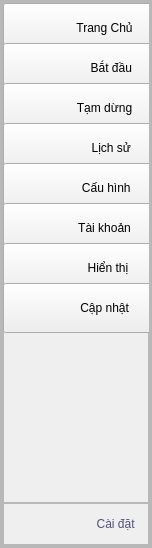
        <widget class="QFrame" name="leftMenu">
         <property name="maximumSize">
          <size>
           <width>150</width>
           <height>16777215</height>
          </size>
         </property>
         <property name="styleSheet">
          <string notr="true">QFrame#leftMenu{
background-color: rgb(255, 255, 255);
border-radius:0px;
}</string>
         </property>
         <property name="frameShape">
          <enum>QFrame::StyledPanel</enum>
         </property>
         <property name="frameShadow">
          <enum>QFrame::Raised</enum>
         </property>
         <layout class="QHBoxLayout" name="horizontalLayout_5">
          <property name="spacing">
           <number>0</number>
          </property>
          <property name="leftMargin">
           <number>0</number>
          </property>
          <property name="topMargin">
           <number>0</number>
          </property>
          <property name="rightMargin">
           <number>0</number>
          </property>
          <property name="bottomMargin">
           <number>0</number>
          </property>
          <item>
           <widget class="QFrame" name="frame_8">
            <property name="minimumSize">
             <size>
              <width>150</width>
              <height>0</height>
             </size>
            </property>
            <property name="maximumSize">
             <size>
              <width>16777215</width>
              <height>16777215</height>
             </size>
            </property>
            <property name="frameShape">
             <enum>QFrame::StyledPanel</enum>
            </property>
            <property name="frameShadow">
             <enum>QFrame::Raised</enum>
            </property>
            <layout class="QVBoxLayout" name="verticalLayout_3">
             <property name="spacing">
              <number>0</number>
             </property>
             <property name="leftMargin">
              <number>0</number>
             </property>
             <property name="topMargin">
              <number>0</number>
             </property>
             <property name="rightMargin">
              <number>0</number>
             </property>
             <property name="bottomMargin">
              <number>0</number>
             </property>
             <item>
              <widget class="QFrame" name="frame_9">
               <property name="frameShape">
                <enum>QFrame::StyledPanel</enum>
               </property>
               <property name="frameShadow">
                <enum>QFrame::Raised</enum>
               </property>
               <layout class="QVBoxLayout" name="verticalLayout_4">
                <property name="spacing">
                 <number>0</number>
                </property>
                <property name="leftMargin">
                 <number>0</number>
                </property>
                <property name="topMargin">
                 <number>0</number>
                </property>
                <property name="rightMargin">
                 <number>0</number>
                </property>
                <property name="bottomMargin">
                 <number>0</number>
                </property>
                <item>
                 <widget class="QFrame" name="frame_18">
                  <property name="minimumSize">
                   <size>
                    <width>0</width>
                    <height>0</height>
                   </size>
                  </property>
                  <property name="maximumSize">
                   <size>
                    <width>16777215</width>
                    <height>50</height>
                   </size>
                  </property>
                  <property name="frameShape">
                   <enum>QFrame::StyledPanel</enum>
                  </property>
                  <property name="frameShadow">
                   <enum>QFrame::Raised</enum>
                  </property>
                  <widget class="QPushButton" name="btn_menu">
                   <property name="geometry">
                    <rect>
                     <x>0</x>
                     <y>10</y>
                     <width>150</width>
                     <height>40</height>
                    </rect>
                   </property>
                   <property name="minimumSize">
                    <size>
                     <width>150</width>
                     <height>40</height>
                    </size>
                   </property>
                   <property name="maximumSize">
                    <size>
                     <width>150</width>
                     <height>40</height>
                    </size>
                   </property>
                   <property name="styleSheet">
                    <string notr="true">QPushButton#btn_menu:hover{
border:none;
border-radius:2px;
	background-color: rgb(221, 221, 221);
}
</string>
                   </property>
                   <property name="text">
                    <string>                        Menu</string>
                   </property>
                   <property name="icon">
                    <iconset resource="icons/img.qrc">
                     <normaloff>:/img/menu.png</normaloff>:/img/menu.png</iconset>
                   </property>
                  </widget>
                 </widget>
                </item>
                <item>
                 <widget class="QFrame" name="frame_19">
                  <property name="minimumSize">
                   <size>
                    <width>0</width>
                    <height>500</height>
                   </size>
                  </property>
                  <property name="frameShape">
                   <enum>QFrame::StyledPanel</enum>
                  </property>
                  <property name="frameShadow">
                   <enum>QFrame::Raised</enum>
                  </property>
                  <widget class="QPushButton" name="btn_home">
                   <property name="geometry">
                    <rect>
                     <x>0</x>
                     <y>0</y>
                     <width>150</width>
                     <height>50</height>
                    </rect>
                   </property>
                   <property name="minimumSize">
                    <size>
                     <width>150</width>
                     <height>50</height>
                    </size>
                   </property>
                   <property name="maximumSize">
                    <size>
                     <width>150</width>
                     <height>40</height>
                    </size>
                   </property>
                   <property name="styleSheet">
                    <string notr="true">
QPushButton#btn_home:hover{
border:none;
border-radius:2px;
	background-color: rgb(221, 221, 221);
}
</string>
                   </property>
                   <property name="text">
                    <string>                Trang Chủ</string>
                   </property>
                   <property name="icon">
                    <iconset resource="icons/img.qrc">
                     <normaloff>:/img/home.png</normaloff>:/img/home.png</iconset>
                   </property>
                  </widget>
                  <widget class="QPushButton" name="btn_batdau">
                   <property name="geometry">
                    <rect>
                     <x>0</x>
                     <y>40</y>
                     <width>150</width>
                     <height>50</height>
                    </rect>
                   </property>
                   <property name="minimumSize">
                    <size>
                     <width>150</width>
                     <height>50</height>
                    </size>
                   </property>
                   <property name="maximumSize">
                    <size>
                     <width>150</width>
                     <height>40</height>
                    </size>
                   </property>
                   <property name="styleSheet">
                    <string notr="true">QPushButton#btn_batdau:hover{
border:none;
border-radius:2px;
	background-color: rgb(221, 221, 221);
}
</string>
                   </property>
                   <property name="text">
                    <string>                    Bắt đầu</string>
                   </property>
                   <property name="icon">
                    <iconset resource="icons/img.qrc">
                     <normaloff>:/img/icons8-play-67.png</normaloff>:/img/icons8-play-67.png</iconset>
                   </property>
                  </widget>
                  <widget class="QPushButton" name="btn_dunglai">
                   <property name="geometry">
                    <rect>
                     <x>0</x>
                     <y>80</y>
                     <width>150</width>
                     <height>50</height>
                    </rect>
                   </property>
                   <property name="minimumSize">
                    <size>
                     <width>150</width>
                     <height>50</height>
                    </size>
                   </property>
                   <property name="maximumSize">
                    <size>
                     <width>150</width>
                     <height>40</height>
                    </size>
                   </property>
                   <property name="styleSheet">
                    <string notr="true">
QPushButton#btn_dunglai:hover{
border:none;
border-radius:2px;
	background-color: rgb(221, 221, 221);
}
</string>
                   </property>
                   <property name="text">
                    <string>                Tạm dừng</string>
                   </property>
                   <property name="icon">
                    <iconset resource="icons/img.qrc">
                     <normaloff>:/img/stop.png</normaloff>:/img/stop.png</iconset>
                   </property>
                  </widget>
                  <widget class="QPushButton" name="btn_history">
                   <property name="geometry">
                    <rect>
                     <x>0</x>
                     <y>120</y>
                     <width>150</width>
                     <height>50</height>
                    </rect>
                   </property>
                   <property name="minimumSize">
                    <size>
                     <width>150</width>
                     <height>50</height>
                    </size>
                   </property>
                   <property name="maximumSize">
                    <size>
                     <width>150</width>
                     <height>40</height>
                    </size>
                   </property>
                   <property name="layoutDirection">
                    <enum>Qt::LeftToRight</enum>
                   </property>
                   <property name="styleSheet">
                    <string notr="true">QPushButton#btn_history:hover{
border:none;
border-radius:2px;
	background-color: rgb(221, 221, 221);
}
</string>
                   </property>
                   <property name="text">
                    <string>                    Lịch sử</string>
                   </property>
                   <property name="icon">
                    <iconset resource="icons/img.qrc">
                     <normaloff>:/img/battery.png</normaloff>:/img/battery.png</iconset>
                   </property>
                  </widget>
                  <widget class="QPushButton" name="btn_cauhinh">
                   <property name="geometry">
                    <rect>
                     <x>0</x>
                     <y>160</y>
                     <width>150</width>
                     <height>50</height>
                    </rect>
                   </property>
                   <property name="minimumSize">
                    <size>
                     <width>150</width>
                     <height>50</height>
                    </size>
                   </property>
                   <property name="maximumSize">
                    <size>
                     <width>150</width>
                     <height>40</height>
                    </size>
                   </property>
                   <property name="styleSheet">
                    <string notr="true">QPushButton#btn_cauhinh:hover{
border:none;
border-radius:2px;
	background-color: rgb(221, 221, 221);
}</string>
                   </property>
                   <property name="text">
                    <string>                 Cấu hình</string>
                   </property>
                   <property name="icon">
                    <iconset resource="icons/img.qrc">
                     <normaloff>:/img/increase.png</normaloff>:/img/increase.png</iconset>
                   </property>
                  </widget>
                  <widget class="QPushButton" name="btn_add_account">
                   <property name="geometry">
                    <rect>
                     <x>0</x>
                     <y>200</y>
                     <width>150</width>
                     <height>50</height>
                    </rect>
                   </property>
                   <property name="minimumSize">
                    <size>
                     <width>150</width>
                     <height>50</height>
                    </size>
                   </property>
                   <property name="maximumSize">
                    <size>
                     <width>150</width>
                     <height>40</height>
                    </size>
                   </property>
                   <property name="styleSheet">
                    <string notr="true">QPushButton#btn_add_account:hover{
border:none;
border-radius:2px;
	background-color: rgb(221, 221, 221);
}</string>
                   </property>
                   <property name="text">
                    <string>                Tài khoản</string>
                   </property>
                   <property name="icon">
                    <iconset resource="icons/img.qrc">
                     <normaloff>:/img/icons8-folder-64.png</normaloff>:/img/icons8-folder-64.png</iconset>
                   </property>
                  </widget>
                  <widget class="QPushButton" name="btn_show">
                   <property name="geometry">
                    <rect>
                     <x>0</x>
                     <y>240</y>
                     <width>150</width>
                     <height>50</height>
                    </rect>
                   </property>
                   <property name="minimumSize">
                    <size>
                     <width>150</width>
                     <height>50</height>
                    </size>
                   </property>
                   <property name="maximumSize">
                    <size>
                     <width>150</width>
                     <height>40</height>
                    </size>
                   </property>
                   <property name="styleSheet">
                    <string notr="true">QPushButton#btn_show:hover{
border:none;
border-radius:2px;
	background-color: rgb(221, 221, 221);
}</string>
                   </property>
                   <property name="text">
                    <string>                  Hiển thị</string>
                   </property>
                   <property name="icon">
                    <iconset resource="icons/img.qrc">
                     <normaloff>:/img/ecologist.png</normaloff>:/img/ecologist.png</iconset>
                   </property>
                  </widget>
                  <widget class="QPushButton" name="btn_update">
                   <property name="geometry">
                    <rect>
                     <x>0</x>
                     <y>280</y>
                     <width>150</width>
                     <height>50</height>
                    </rect>
                   </property>
                   <property name="minimumSize">
                    <size>
                     <width>150</width>
                     <height>50</height>
                    </size>
                   </property>
                   <property name="maximumSize">
                    <size>
                     <width>150</width>
                     <height>40</height>
                    </size>
                   </property>
                   <property name="styleSheet">
                    <string notr="true">QPushButton#btn_update:hover{
border:none;
border-radius:2px;
	background-color: rgb(221, 221, 221);
}</string>
                   </property>
                   <property name="text">
                    <string>                Cập nhật</string>
                   </property>
                   <property name="icon">
                    <iconset resource="icons/img.qrc">
                     <normaloff>:/img/updated_app.png</normaloff>:/img/updated_app.png</iconset>
                   </property>
                  </widget>
                 </widget>
                </item>
                <item alignment="Qt::AlignBottom">
                 <widget class="QFrame" name="frame_10">
                  <property name="frameShape">
                   <enum>QFrame::StyledPanel</enum>
                  </property>
                  <property name="frameShadow">
                   <enum>QFrame::Raised</enum>
                  </property>
                  <layout class="QVBoxLayout" name="verticalLayout_5" stretch="0">
                   <property name="spacing">
                    <number>0</number>
                   </property>
                   <property name="leftMargin">
                    <number>0</number>
                   </property>
                   <property name="topMargin">
                    <number>0</number>
                   </property>
                   <property name="rightMargin">
                    <number>0</number>
                   </property>
                   <property name="bottomMargin">
                    <number>0</number>
                   </property>
                   <item>
                    <widget class="QPushButton" name="btn_setting">
                     <property name="minimumSize">
                      <size>
                       <width>150</width>
                       <height>40</height>
                      </size>
                     </property>
                     <property name="maximumSize">
                      <size>
                       <width>150</width>
                       <height>40</height>
                      </size>
                     </property>
                     <property name="styleSheet">
                      <string notr="true">
QPushButton#btn_setting:hover{
border:none;
border-radius:2px;
	background-color: rgb(221, 221, 221);
}
QPushButton#btn_setting{
border:none;
border-radius:2px;
	color: rgb(77, 82, 120);
}

QPushButton#btn_setting:pressed{
border:none;
border-radius:2px;
	color: rgb(77, 82, 120);
	background-color: rgb(207, 207, 207);
}</string>
                     </property>
                     <property name="text">
                      <string>                      Cài đặt</string>
                     </property>
                     <property name="icon">
                      <iconset resource="icons/img.qrc">
                       <normaloff>:/img/settings-cog.png</normaloff>:/img/settings-cog.png</iconset>
                     </property>
                    </widget>
                   </item>
                  </layout>
                 </widget>
                </item>
               </layout>
              </widget>
             </item>
            </layout>
           </widget>
          </item>
         </layout>
        </widget>
